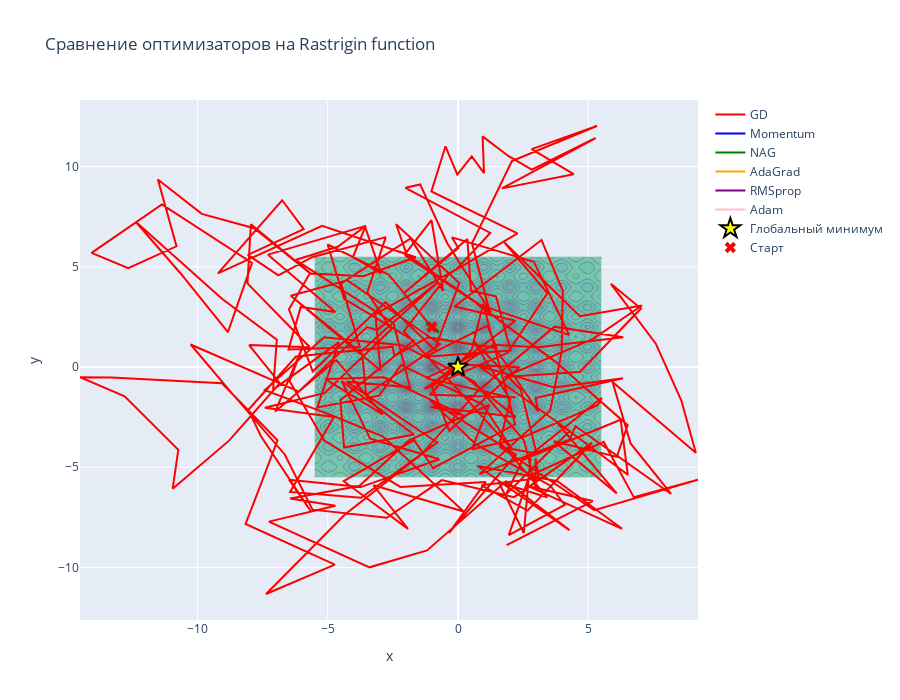

Here is the notebook cell this chart was saved with:
### Markdown cell above
#### **Задание 1.2 Тестирование золотой пятерки (2 балла)**

Протестируем оптимизиторы на красивой двумерной функции — **функции Растригина (Rastrigin function)**. Почему именно она? На самом деле, существует несколько [популярных функций-тестов](https://en.wikipedia.org/wiki/Test_functions_for_optimization) для функций оптимизации. И все они безумно красивые. Просто эта — [особенно хорошо отражает сложные ландшафты](https://en.wikipedia.org/wiki/Rastrigin_function). Она имеет:

* большое число локальных экстремумов,
* регулярную рябь по всей области,
* хорошо выраженный глобальный минимум.

Её аналитическая форма в двумерном случае:

$$f(x, y) = 20 + x^2 + y^2 - 10(\cos(2\pi x) + \cos(2\pi y))$$

Глобальный минимум:

$$(x^*, y^*) = (0,0), \quad f(x^*, y^*) = 0.$$


**Что сделать в задании:**
1. Реализовать функцию (двумерную) и ее градиент

2. Запустить каждый оптимизатор:

   * записать функцию и её градиент;
   * запустить оптимизиторы из данной стартовой точки (она прописана в коде), с прописанным базовым learning rate.

3. Для каждого метода вывести:

   * итоговые значения аргументов $x$ и $y$,
   * финальное значение функции потерь.


4. Сделать краткий анализ. Можно опираться на вопросы:

   * Какие методы сходятся быстрее?
   * Кто застрял в локальных минимумах?
   * Насколько траектории “дрожат”?
   * Как адаптивные методы корректируют шаг?
   * Какие методы вышли ближе всего к глобальному минимуму?

### Code cell
def rastrigin_function(params, A=10.0):
    """
    Rastrigin function (2D).
    f(x, y) = 2A + x^2 - A cos(2πx) + y^2 - A cos(2πy)
    Глобальный минимум: (0, 0), f = 0.
    """
    x, y = params
    return 2*A + x**2 - A*np.cos(2*np.pi*x) + y**2 - A*np.cos(2*np.pi*y)


def rastrigin_gradient(params, A=10.0):
    """
    Gradient of Rastrigin function.
    ∂f/∂x = 2x + 2πA sin(2πx)
    ∂f/∂y = 2y + 2πA sin(2πy)
    """
    x, y = params
    dx = 2*x + 2*np.pi*A*np.sin(2*np.pi*x)
    dy = 2*y + 2*np.pi*A*np.sin(2*np.pi*y)
    return np.array([dx, dy])


# Параметры
initial_point = np.array([-1.0, 2.0])  # стартовая точка вдали от минимума — не меняем!
n_iter = 300

# Создаём оптимизаторы
optimizers = {
    'GD':       VanillaGD(learning_rate=0.05, n_iterations=n_iter),
    'Momentum': MomentumGD(learning_rate=0.05, n_iterations=n_iter, beta=0.9),
    'NAG':      NesterovGD(learning_rate=0.05, n_iterations=n_iter, beta=0.9),
    'AdaGrad':  AdaGrad(learning_rate=0.05,  n_iterations=n_iter),
    'RMSprop':  RMSprop(learning_rate=0.05,  n_iterations=n_iter, beta=0.9),
    'Adam':     Adam(learning_rate=0.05,     n_iterations=n_iter)
}

# Создаём сетку для визуализации
x_range = np.linspace(-5.5, 5.5, 300)
y_range = np.linspace(-5.5, 5.5, 300)
X, Y = np.meshgrid(x_range, y_range)
Z = np.zeros_like(X)

for i in range(len(x_range)):
    for j in range(len(y_range)):
        Z[j, i] = rastrigin_function(np.array([X[j, i], Y[j, i]]))

# Обучаем все оптимизаторы
results = {}
for name, optimizer in optimizers.items():
    final_params = optimizer.fit(rastrigin_function, rastrigin_gradient, initial_point)
    results[name] = optimizer.history
    print(f"{name:12s}: Final loss = {rastrigin_function(final_params):.6f}, "
          f"Params = [{final_params[0]:.4f}, {final_params[1]:.4f}]")

print(f"\nГлобальный минимум (True): [0, 0]")

# Визуализация траекторий — если вы ничего не меняли в базовом классе — оно просто запустится
fig_opt = go.Figure()

# Контур функции
fig_opt.add_trace(
    go.Contour(
        x=x_range,
        y=y_range,
        z=np.log10(Z + 1),  # лог по (f + 1), чтобы избежать log(0)
        colorscale='Viridis',
        showscale=False,
        contours=dict(start=0, end=3, size=0.1),
        opacity=0.6,
        name='Rastrigin function (log scale)'
    )
)

# Траектории всех оптимизаторов
colors = ['red', 'blue', 'green', 'orange', 'purple', 'pink']
for idx, (name, history) in enumerate(results.items()):
    trajectory = np.array(history['params'])
    fig_opt.add_trace(
        go.Scatter(
            x=trajectory[:, 0],
            y=trajectory[:, 1],
            mode='lines',
            line=dict(color=colors[idx], width=2),
            name=name
        )
    )

# Глобальный минимум
fig_opt.add_trace(
    go.Scatter(
        x=[0.0], y=[0.0],
        mode='markers',
        marker=dict(size=15, color='yellow', symbol='star',
                    line=dict(color='black', width=2)),
        name='Глобальный минимум'
    )
)

# Стартовая точка
fig_opt.add_trace(
    go.Scatter(
        x=[initial_point[0]], y=[initial_point[1]],
        mode='markers',
        marker=dict(size=10, color='red', symbol='x'),
        name='Старт'
    )
)

fig_opt.update_layout(
    title="Сравнение оптимизаторов на Rastrigin function",
    xaxis_title="x",
    yaxis_title="y",
    hovermode='closest',
    width=900,
    height=700
)

fig_opt.show()

### Figure 1 — Plotly figure (JSON) as saved in the notebook; plotly's stock layout.template omitted (floating-point values rounded to 4 significant figures; data arrays with more than 128 entries replaced by an {"elided": "..."} marker saying what was removed)
{"data": [{"colorscale": [[0, "#440154"], [0.1111, "#482878"], [0.2222, "#3e4989"], [0.3333, "#31688e"], [0.4444, "#26828e"], [0.5556, "#1f9e89"], [0.6667, "#35b779"], [0.7778, "#6ece58"], [0.8889, "#b5de2b"], [1, "#fde725"]], "contours": {"end": 3, "size": 0.1, "start": 0}, "name": "Rastrigin function (log scale)", "opacity": 0.6, "showscale": false, "type": "contour", "x": {"elided": "300 float values"}, "y": {"elided": "300 float values"}, "z": {"elided": "300x300 float values"}}, {"line": {"color": "red", "width": 2}, "mode": "lines", "name": "GD", "type": "scatter", "x": {"elided": "301 float values"}, "y": {"elided": "301 float values"}}, {"line": {"color": "blue", "width": 2}, "mode": "lines", "name": "Momentum", "type": "scatter", "x": {"elided": "301 float values"}, "y": {"elided": "301 float values"}}, {"line": {"color": "green", "width": 2}, "mode": "lines", "name": "NAG", "type": "scatter", "x": {"elided": "301 float values"}, "y": {"elided": "301 float values"}}, {"line": {"color": "orange", "width": 2}, "mode": "lines", "name": "AdaGrad", "type": "scatter", "x": {"elided": "301 float values"}, "y": {"elided": "301 float values"}}, {"line": {"color": "purple", "width": 2}, "mode": "lines", "name": "RMSprop", "type": "scatter", "x": {"elided": "301 float values"}, "y": {"elided": "301 float values"}}, {"line": {"color": "pink", "width": 2}, "mode": "lines", "name": "Adam", "type": "scatter", "x": {"elided": "301 float values"}, "y": {"elided": "301 float values"}}, {"marker": {"color": "yellow", "line": {"color": "black", "width": 2}, "size": 15, "symbol": "star"}, "mode": "markers", "name": "Глобальный минимум", "type": "scatter", "x": [0], "y": [0]}, {"marker": {"color": "red", "size": 10, "symbol": "x"}, "mode": "markers", "name": "Старт", "type": "scatter", "x": [-1], "y": [2]}], "layout": {"height": 700, "hovermode": "closest", "title": {"text": "Сравнение оптимизаторов на Rastrigin function"}, "width": 900, "xaxis": {"title": {"text": "x"}}, "yaxis": {"title": {"text": "y"}}}}
